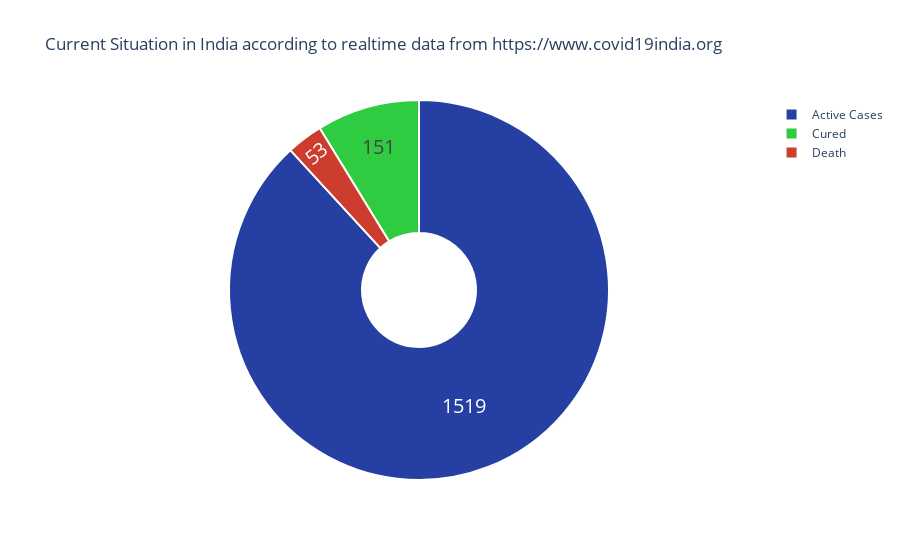

Source (notebook cell):
### Code cell
#Overall 
ac= df_india['active'].sum()
rvd = df_india['recovered'].sum()
dth = df_india['deaths'].sum()
fig = go.Figure(data=[go.Pie(labels=['Active Cases','Cured','Death'],
                             values= [ac,rvd,dth],hole =.3)])
fig.update_traces(hoverinfo='label+percent', textinfo='value', textfont_size=20,
                  marker=dict(colors=['#263fa3', '#2fcc41','#cc3c2f'], line=dict(color='#FFFFFF', width=2)))
fig.update_layout(title_text='Current Situation in India according to realtime data from https://www.covid19india.org',plot_bgcolor='rgb(275, 270, 273)')
fig.show()

### Figure 1 — Plotly figure (JSON) as saved in the notebook; plotly's stock layout.template omitted (floating-point values rounded to 4 significant figures)
{"data": [{"hole": 0.3, "hoverinfo": "label+percent", "labels": ["Active Cases", "Cured", "Death"], "marker": {"colors": ["#263fa3", "#2fcc41", "#cc3c2f"], "line": {"color": "#FFFFFF", "width": 2}}, "textfont": {"size": 20}, "textinfo": "value", "type": "pie", "values": [1519, 151, 53]}], "layout": {"plot_bgcolor": "rgb(275, 270, 273)", "title": {"text": "Current Situation in India according to realtime data from https://www.covid19india.org"}}}
